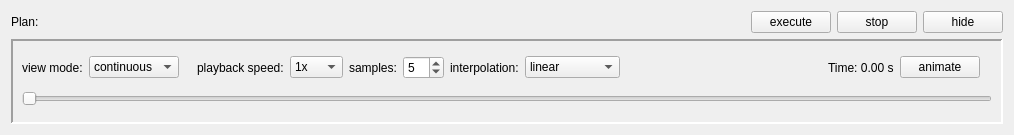
<?xml version="1.0" encoding="UTF-8"?>
<ui version="4.0">
 <class>planPlaybackPanel</class>
 <widget class="QWidget" name="planPlaybackPanel">
  <property name="geometry">
   <rect>
    <x>0</x>
    <y>0</y>
    <width>1014</width>
    <height>135</height>
   </rect>
  </property>
  <property name="sizePolicy">
   <sizepolicy hsizetype="Preferred" vsizetype="Fixed">
    <horstretch>0</horstretch>
    <verstretch>0</verstretch>
   </sizepolicy>
  </property>
  <property name="windowTitle">
   <string>Plan Playback</string>
  </property>
  <layout class="QGridLayout" name="gridLayout_2">
   <item row="0" column="0">
    <widget class="QLabel" name="planNameLabel">
     <property name="text">
      <string>Plan:</string>
     </property>
    </widget>
   </item>
   <item row="0" column="1">
    <spacer name="horizontalSpacer_2">
     <property name="orientation">
      <enum>Qt::Horizontal</enum>
     </property>
     <property name="sizeHint" stdset="0">
      <size>
       <width>589</width>
       <height>20</height>
      </size>
     </property>
    </spacer>
   </item>
   <item row="0" column="2">
    <widget class="QPushButton" name="executeButton">
     <property name="text">
      <string>execute</string>
     </property>
    </widget>
   </item>
   <item row="0" column="3">
    <widget class="QPushButton" name="stopButton">
     <property name="text">
      <string>stop</string>
     </property>
    </widget>
   </item>
   <item row="0" column="4">
    <widget class="QPushButton" name="hideButton">
     <property name="text">
      <string>hide</string>
     </property>
    </widget>
   </item>
   <item row="1" column="0" colspan="5">
    <widget class="QFrame" name="playbackFrame">
     <property name="frameShape">
      <enum>QFrame::Panel</enum>
     </property>
     <property name="frameShadow">
      <enum>QFrame::Sunken</enum>
     </property>
     <property name="lineWidth">
      <number>2</number>
     </property>
     <layout class="QGridLayout" name="gridLayout">
      <item row="0" column="7">
       <widget class="QSpinBox" name="samplesSpinBox">
        <property name="minimum">
         <number>2</number>
        </property>
        <property name="maximum">
         <number>20</number>
        </property>
        <property name="value">
         <number>5</number>
        </property>
       </widget>
      </item>
      <item row="0" column="5">
       <widget class="QComboBox" name="playbackSpeedCombo">
        <property name="currentIndex">
         <number>2</number>
        </property>
        <item>
         <property name="text">
          <string>1/4x</string>
         </property>
        </item>
        <item>
         <property name="text">
          <string>1/2x</string>
         </property>
        </item>
        <item>
         <property name="text">
          <string>1x</string>
         </property>
        </item>
        <item>
         <property name="text">
          <string>2x</string>
         </property>
        </item>
        <item>
         <property name="text">
          <string>3x</string>
         </property>
        </item>
        <item>
         <property name="text">
          <string>5x</string>
         </property>
        </item>
        <item>
         <property name="text">
          <string>10x</string>
         </property>
        </item>
       </widget>
      </item>
      <item row="0" column="10">
       <spacer name="horizontalSpacer">
        <property name="orientation">
         <enum>Qt::Horizontal</enum>
        </property>
        <property name="sizeHint" stdset="0">
         <size>
          <width>40</width>
          <height>20</height>
         </size>
        </property>
       </spacer>
      </item>
      <item row="0" column="8">
       <widget class="QLabel" name="interpolationLabel">
        <property name="text">
         <string>interpolation:</string>
        </property>
       </widget>
      </item>
      <item row="0" column="1">
       <widget class="QComboBox" name="viewModeCombo">
        <item>
         <property name="text">
          <string>continuous</string>
         </property>
        </item>
        <item>
         <property name="text">
          <string>frames</string>
         </property>
        </item>
       </widget>
      </item>
      <item row="0" column="0">
       <widget class="QLabel" name="viewModeLabel">
        <property name="text">
         <string>view mode:</string>
        </property>
       </widget>
      </item>
      <item row="0" column="4">
       <widget class="QLabel" name="playbackSpeedLabel">
        <property name="text">
         <string>playback speed:</string>
        </property>
       </widget>
      </item>
      <item row="1" column="0" colspan="15">
       <widget class="QSlider" name="playbackSlider">
        <property name="maximum">
         <number>1000</number>
        </property>
        <property name="pageStep">
         <number>20</number>
        </property>
        <property name="tracking">
         <bool>true</bool>
        </property>
        <property name="orientation">
         <enum>Qt::Horizontal</enum>
        </property>
        <property name="invertedAppearance">
         <bool>false</bool>
        </property>
        <property name="invertedControls">
         <bool>false</bool>
        </property>
        <property name="tickPosition">
         <enum>QSlider::NoTicks</enum>
        </property>
        <property name="tickInterval">
         <number>11</number>
        </property>
       </widget>
      </item>
      <item row="0" column="12">
       <widget class="QPushButton" name="animateButton">
        <property name="text">
         <string>animate</string>
        </property>
       </widget>
      </item>
      <item row="0" column="6">
       <widget class="QLabel" name="samplesLabel">
        <property name="text">
         <string>samples:</string>
        </property>
       </widget>
      </item>
      <item row="0" column="9">
       <widget class="QComboBox" name="interpolationCombo">
        <item>
         <property name="text">
          <string>linear</string>
         </property>
        </item>
        <item>
         <property name="text">
          <string>cubic spline</string>
         </property>
        </item>
        <item>
         <property name="text">
          <string>pchip</string>
         </property>
        </item>
       </widget>
      </item>
      <item row="0" column="11">
       <widget class="QLabel" name="timeLabel">
        <property name="text">
         <string>Time: 0.00 s</string>
        </property>
       </widget>
      </item>
     </layout>
    </widget>
   </item>
  </layout>
 </widget>
 <resources/>
 <connections/>
</ui>
